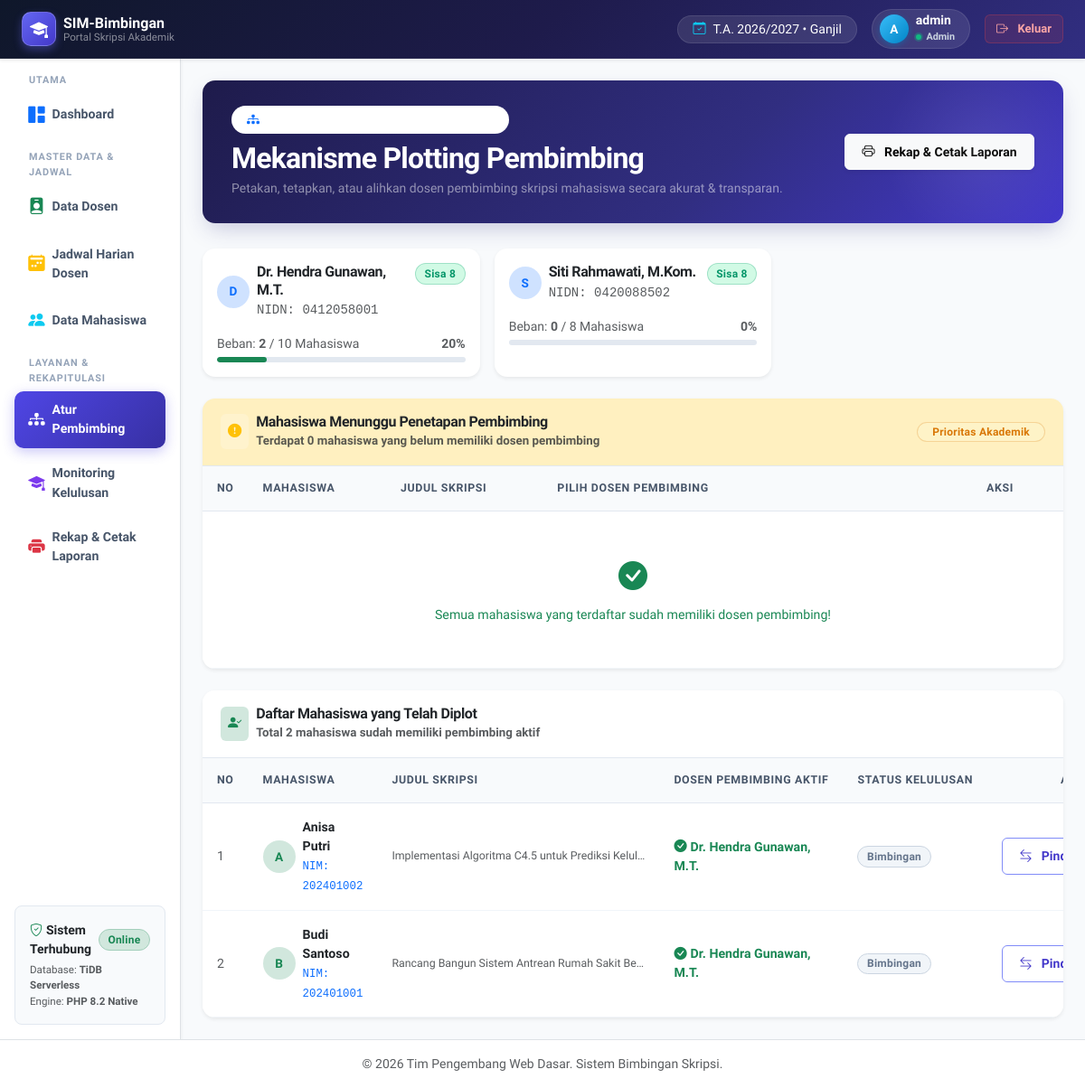
Page /admin/plot_pembimbing.php (signed in) on the committed database.
### tables this page shows
CREATE TABLE IF NOT EXISTS dosen (
    id INT AUTO_INCREMENT PRIMARY KEY,
    user_id INT NOT NULL,
    nidn VARCHAR(20) NOT NULL UNIQUE,
    nama_dosen VARCHAR(100) NOT NULL,
    email VARCHAR(100) NOT NULL,
    no_whatsapp VARCHAR(20),
    foto_profil VARCHAR(255) DEFAULT 'default.png',
    kuota_bimbingan INT DEFAULT 10,
    created_at TIMESTAMP DEFAULT CURRENT_TIMESTAMP,
    FOREIGN KEY (user_id) REFERENCES users(id) ON DELETE CASCADE
);

CREATE TABLE IF NOT EXISTS mahasiswa (
    id INT AUTO_INCREMENT PRIMARY KEY,
    user_id INT NOT NULL,
    nim VARCHAR(20) NOT NULL UNIQUE,
    nama_lengkap VARCHAR(100) NOT NULL,
    judul_skripsi VARCHAR(255) DEFAULT 'Belum Ditentukan',
    dosen_pembimbing_id INT NULL,
    foto_profil VARCHAR(255) DEFAULT 'default.png',
    status_kelulusan ENUM('proses_bimbingan', 'siap_sidang', 'lulus') DEFAULT 'proses_bimbingan',
    created_at TIMESTAMP DEFAULT CURRENT_TIMESTAMP,
    FOREIGN KEY (user_id) REFERENCES users(id) ON DELETE CASCADE,
    FOREIGN KEY (dosen_pembimbing_id) REFERENCES dosen(id) ON DELETE SET NULL
);

### admin/plot_pembimbing.php (the view, shortened to what this page needs)
<?php
require_once '../config/database.php';
$queryDosen = "
    SELECT
        d.id,
        d.nama_dosen,
        d.nidn,
        d.kuota_bimbingan,
        COUNT(m.id) AS total_bimbingan,
        (d.kuota_bimbingan - COUNT(m.id)) AS sisa_kuota
    FROM dosen d
    LEFT JOIN mahasiswa m ON d.id = m.dosen_pembimbing_id
    GROUP BY d.id
    ORDER BY d.nama_dosen ASC
";
$dosen_list = $pdo->query($queryDosen)->fetchAll();
$queryBelum = "
    SELECT m.*, u.username
    FROM mahasiswa m
    INNER JOIN users u ON m.user_id = u.id
    WHERE m.dosen_pembimbing_id IS NULL
    ORDER BY m.id DESC
";
$mhs_belum_plot = $pdo->query($queryBelum)->fetchAll();
$querySudah = "
    SELECT m.*, u.username, d.nama_dosen, d.id as id_dosen_aktif
    FROM mahasiswa m
    INNER JOIN users u ON m.user_id = u.id
    INNER JOIN dosen d ON m.dosen_pembimbing_id = d.id
    ORDER BY m.nama_lengkap ASC
";
$mhs_sudah_plot = $pdo->query($querySudah)->fetchAll();
require_once '../templates/header.php';
require_once '../templates/sidebar_admin.php';
?>
<div class="hero-banner d-flex flex-column flex-md-row justify-content-between align-items-md-center gap-3">
    <div>
        <div class="d-inline-flex align-items-center gap-2 px-3 py-1 rounded-pill bg-white bg-opacity-15 text-white small mb-2 border border-white border-opacity-10">
            <i class="bi bi-diagram-3-fill text-primary"></i>
            <span>Pemetaan Akademik & Kuota Bimbingan</span>
        </div>
        <h2 class="fw-bold text-white mb-1">Mekanisme Plotting Pembimbing</h2>
        <p class="text-white-50 small mb-0">Petakan, tetapkan, atau alihkan dosen pembimbing skripsi mahasiswa secara akurat & transparan.</p>
    </div>
    <div class="d-flex align-items-center gap-2">
        <a href="laporan_plotting.php" class="btn btn-light shadow-sm fw-bold">
            <i class="bi bi-printer me-1"></i> Rekap & Cetak Laporan
        </a>
    </div>
</div>
<div class="row g-3 mb-4">
    <?php foreach ($dosen_list as $dl):
        $persen = $dl['kuota_bimbingan'] > 0 ? min(100, round(($dl['total_bimbingan'] / $dl['kuota_bimbingan']) * 100)) : 0;
        $is_full = ($dl['sisa_kuota'] <= 0);
        $initial = strtoupper(substr($dl['nama_dosen'], 0, 1));
    ?>
        <div class="col-md-6 col-xl-4">
            <div class="card h-100 shadow-sm border-0 <?= $is_full ? 'border-danger' : ''; ?>">
                <div class="card-body p-3">
                    <div class="d-flex justify-content-between align-items-start mb-2">
                        <div class="d-flex align-items-center gap-2">
                            <div class="avatar-initial bg-primary-subtle text-primary">
                                <?= $initial; ?>
                            </div>
                            <div>
                                <h6 class="fw-bold text-dark mb-0"><?= htmlspecialchars($dl['nama_dosen']); ?></h6>
                                <span class="text-muted font-monospace small">NIDN: <?= htmlspecialchars($dl['nidn']); ?></span>
                            </div>
                        </div>
                        <span class="badge <?= $is_full ? 'bg-danger' : 'bg-success'; ?>">
                            <?= $is_full ? 'Penuh' : "Sisa {$dl['sisa_kuota']}"; ?>
                        </span>
                    </div>
                    <div class="d-flex justify-content-between small text-muted mb-1 mt-3">
                        <span>Beban: <strong><?= $dl['total_bimbingan']; ?></strong> / <?= $dl['kuota_bimbingan']; ?> Mahasiswa</span>
                        <span class="fw-semibold"><?= $persen; ?>%</span>
                    </div>
                    <div class="progress" style="height: 6px;">
                        <div class="progress-bar <?= $is_full ? 'bg-danger' : (($persen >= 75) ? 'bg-warning' : 'bg-success'); ?>"
                             style="width: <?= $persen; ?>%"></div>
                    </div>
                </div>
            </div>
        </div>
    <?php endforeach; ?>
</div>
<div class="card shadow-sm border-0 mb-4">
    <div class="card-header bg-warning bg-opacity-25 py-3 d-flex justify-content-between align-items-center">
        <div class="d-flex align-items-center gap-2">
            <span class="p-2 rounded bg-warning-subtle text-warning">
                <i class="bi bi-exclamation-circle-fill"></i>
            </span>
            <div>
                <h6 class="fw-bold mb-0 text-dark">Mahasiswa Menunggu Penetapan Pembimbing</h6>
                <small class="text-muted">Terdapat <?= count($mhs_belum_plot); ?> mahasiswa yang belum memiliki dosen pembimbing</small>
            </div>
        </div>
        <span class="badge bg-warning text-dark px-3 py-1">Prioritas Akademik</span>
    </div>
    <div class="card-body p-0">
        <div class="table-responsive">
            <table class="table table-hover align-middle mb-0">
                <thead class="table-light">
                    <tr>
                        <th class="ps-3" style="width: 50px;">No</th>
                        <th>Mahasiswa</th>
                        <th>Judul Skripsi</th>
                        <th style="min-width: 320px;">Pilih Dosen Pembimbing</th>
                        <th class="text-center" style="width: 140px;">Aksi</th>
                    </tr>
                </thead>
                <tbody>
                    <?php if (empty($mhs_belum_plot)): ?>
                        <tr>
                            <td colspan="5" class="text-center text-success py-5">
                                <i class="bi bi-check-circle-fill fs-2 d-block text-success mb-2"></i>
                                Semua mahasiswa yang terdaftar sudah memiliki dosen pembimbing!
                            </td>
                        </tr>
                    <?php endif; ?>
                </tbody>
            </table>
        </div>
    </div>
</div>
<div class="card shadow-sm border-0">
    <div class="card-header bg-white py-3 d-flex justify-content-between align-items-center">
        <div class="d-flex align-items-center gap-2">
            <span class="p-2 rounded bg-success-subtle text-success">
                <i class="bi bi-person-check-fill"></i>
            </span>
            <div>
                <h6 class="fw-bold mb-0 text-dark">Daftar Mahasiswa yang Telah Diplot</h6>
                <small class="text-muted">Total <?= count($mhs_sudah_plot); ?> mahasiswa sudah memiliki pembimbing aktif</small>
            </div>
        </div>
    </div>
    <div class="card-body p-0">
        <div class="table-responsive">
            <table class="table table-hover align-middle mb-0">
                <thead class="table-light">
                    <tr>
                        <th class="ps-3" style="width: 50px;">No</th>
                        <th>Mahasiswa</th>
                        <th>Judul Skripsi</th>
                        <th>Dosen Pembimbing Aktif</th>
                        <th>Status Kelulusan</th>
                        <th class="text-center" style="width: 170px;">Aksi</th>
                    </tr>
                </thead>
                <tbody>
                    <?php if (empty($mhs_sudah_plot)): ?>
                        <tr>
                            <td colspan="6" class="text-center text-muted py-5">
                                <i class="bi bi-inbox fs-2 d-block text-secondary mb-2"></i>
                                Belum ada mahasiswa yang diplot ke dosen.
                            </td>
                        </tr>
                    <?php else: ?>
                        <?php
                        $no = 1;
                        foreach ($mhs_sudah_plot as $m):
                            $initial = strtoupper(substr($m['nama_lengkap'], 0, 1));
                        ?>
                            <tr>
                                <td class="ps-3 text-muted"><?= $no++; ?></td>
                                <td>
                                    <div class="d-flex align-items-center gap-2">
                                        <div class="avatar-initial bg-success-subtle text-success">
                                            <?= $initial; ?>
                                        </div>
                                        <div>
                                            <div class="fw-bold text-dark"><?= htmlspecialchars($m['nama_lengkap']); ?></div>
                                            <span class="font-monospace text-primary small">NIM: <?= htmlspecialchars($m['nim']); ?></span>
                                        </div>
                                    </div>
                                </td>
                                <td>
                                    <small class="text-muted d-block text-truncate" style="max-width: 280px;" title="<?= htmlspecialchars($m['judul_skripsi']); ?>">
                                        <?= htmlspecialchars($m['judul_skripsi']); ?>
                                    </small>
                                </td>
                                <td>
                                    <span class="fw-semibold text-success"><i class="bi bi-check-circle-fill me-1"></i><?= htmlspecialchars($m['nama_dosen']); ?></span>
                                </td>
                                <td>
                                    <?php if ($m['status_kelulusan'] === 'lulus'): ?>
                                        <span class="badge bg-success">Lulus</span>
                                    <?php elseif ($m['status_kelulusan'] === 'siap_sidang'): ?>
                                        <span class="badge bg-primary">Siap Sidang</span>
                                    <?php else: ?>
                                        <span class="badge bg-secondary">Bimbingan</span>
                                    <?php endif; ?>
                                </td>
                                <td class="text-center">
                                    <div class="btn-group btn-group-sm">
                                        <button type="button" class="btn btn-outline-primary btn-pindah"
                                                data-bs-toggle="modal"
                                                data-bs-target="#modalPindahPembimbing"
                                                data-mid="<?= $m['id']; ?>"
                                                data-nama="<?= htmlspecialchars($m['nama_lengkap']); ?>"
                                                data-nim="<?= htmlspecialchars($m['nim']); ?>"
                                                data-dosenaktif="<?= $m['id_dosen_aktif']; ?>"
                                                title="Pindah / Ganti Pembimbing">
                                            <i class="bi bi-arrow-left-right me-1"></i>Pindah
                                        </button>
                                    </div>
                                </td>
                            </tr>
                        <?php endforeach; ?>
                    <?php endif; ?>
                </tbody>
            </table>
        </div>
    </div>
</div>
<?php
require_once '../templates/footer.php';
?>

### assets/css/style.css (style rules this page uses)
:root { --primary: #4338ca; --primary-hover: #3730a3; --primary-subtle: #e0e7ff; --primary-gradient: linear-gradient(135deg, #4f46e5 0%, #3730a3 100%); --success: #059669; --success-subtle: #d1fae5; --warning: #d97706; --warning-subtle: #fef3c7; --danger: #dc2626; --danger-subtle: #fee2e2; --info: #0284c7; --info-subtle: #e0f2fe; --purple: #7c3aed; --purple-subtle: #ede9fe; --surface: #ffffff; --background: #f8fafc; --text-main: #0f172a; --text-muted: #64748b; --border-color: #e2e8f0; --border-focus: #818cf8; --radius-sm: 0.375rem; --radius-md: 0.625rem; --radius-lg: 0.875rem; --radius-xl: 1.25rem; --shadow-subtle: 0 1px 3px rgba(0, 0, 0, 0.05), 0 1px 2px rgba(0, 0, 0, 0.03); --shadow-card: 0 4px 6px -1px rgba(0, 0, 0, 0.05), 0 2px 4px -2px rgba(0, 0, 0, 0.05); --shadow-hover: 0 12px 24px -4px rgba(0, 0, 0, 0.08), 0 4px 6px -2px rgba(0, 0, 0, 0.04); }
*, *::before, *::after { box-sizing: border-box; }
body { font-family: 'Plus Jakarta Sans', system-ui, -apple-system, BlinkMacSystemFont, "Segoe UI", Roboto, sans-serif; color: var(--text-main); background-color: var(--background); -webkit-font-smoothing: antialiased; -moz-osx-font-smoothing: grayscale; min-height: 100vh; display: flex; flex-direction: column; }
h1, h2, h3, h4, h5, h6 { font-weight: 700; letter-spacing: -0.025em; color: #0f172a; }
.hero-banner { background: linear-gradient(135deg, #1e1b4b 0%, #312e81 60%, #4338ca 100%); border-radius: var(--radius-lg); color: #ffffff; padding: 1.75rem 2rem; box-shadow: 0 10px 25px -5px rgba(49, 46, 129, 0.25); margin-bottom: 1.75rem; position: relative; overflow: hidden; }
.hero-banner::after { content: ''; position: absolute; right: -20px; bottom: -30px; width: 220px; height: 220px; background: radial-gradient(circle, rgba(255,255,255,0.08) 0%, rgba(255,255,255,0) 70%); border-radius: 50%; pointer-events: none; }
.avatar-initial { width: 36px; height: 36px; border-radius: 50%; display: flex; align-items: center; justify-content: center; font-weight: 700; font-size: 0.85rem; flex-shrink: 0; }
.card { border: 1px solid var(--border-color); border-radius: var(--radius-lg); background-color: var(--surface); box-shadow: var(--shadow-card); transition: transform 0.2s ease, box-shadow 0.2s ease; overflow: hidden; }
.card-header { background-color: #ffffff; border-bottom: 1px solid var(--border-color); font-weight: 700; font-size: 0.95rem; padding: 1rem 1.25rem; }
.btn { font-weight: 600; font-size: 0.875rem; border-radius: var(--radius-sm); padding: 0.55rem 1.15rem; transition: all 0.2s cubic-bezier(0.4, 0, 0.2, 1); display: inline-flex; align-items: center; justify-content: center; gap: 0.4rem; }
.btn-outline-primary { border-color: #818cf8; color: var(--primary); }
.table { margin-bottom: 0; color: #334155; }
.table th { background-color: #f8fafc; color: #475569; font-size: 0.775rem; font-weight: 700; text-transform: uppercase; letter-spacing: 0.05em; border-bottom: 1px solid var(--border-color); padding: 0.95rem 1rem; white-space: nowrap; }
.table td { padding: 1rem; border-bottom: 1px solid #f1f5f9; font-size: 0.885rem; vertical-align: middle; }
.table-hover tbody tr { transition: background-color 0.15s ease, transform 0.1s ease; }
.badge { font-weight: 600; font-size: 0.75rem; padding: 0.4em 0.8em; border-radius: 9999px; letter-spacing: 0.02em; display: inline-flex; align-items: center; gap: 0.3rem; }
.badge.bg-success { background-color: var(--success-subtle) !important; color: var(--success) !important; border: 1px solid rgba(5, 150, 105, 0.25); }
.badge.bg-warning { background-color: var(--warning-subtle) !important; color: var(--warning) !important; border: 1px solid rgba(217, 119, 6, 0.25); }
.badge.bg-secondary { background-color: #f1f5f9 !important; color: #64748b !important; border: 1px solid #cbd5e1; }
.progress { background-color: #e2e8f0; border-radius: 9999px; overflow: hidden; }
.progress-bar { border-radius: 9999px; transition: width 0.4s ease; }

### rows in the picture
dosen: nama_dosen "D", nama_dosen "Dr. Hendra Gunawan, M.T.", nidn "0412058001", sisa_kuota "8", total_bimbingan "2", kuota_bimbingan "10", persen "20"
dosen: nama_dosen "S", nama_dosen "Siti Rahmawati, M.Kom.", nidn "0420088502", sisa_kuota "8", total_bimbingan "0", kuota_bimbingan "8", persen "0"
mahasiswa: nama_lengkap "A", nama_lengkap "Anisa Putri", nim "202401002", judul_skripsi "Implementasi Algoritma C4.5 untuk Prediksi Kelul…", dosen_pembimbing.nama_dosen "Dr. Hendra Gunawan, M.T.", status_kelulusan "Bimbingan"
mahasiswa: nama_lengkap "B", nama_lengkap "Budi Santoso", nim "202401001", judul_skripsi "Rancang Bangun Sistem Antrean Rumah Sakit Be…", dosen_pembimbing.nama_dosen "Dr. Hendra Gunawan, M.T.", status_kelulusan "Bimbingan"

### other values in the picture
$user_initial "A"
$_SESSION['username'] "admin"
$_SESSION['role'] "Admin"
count($mhs_belum_plot) "0"
count($mhs_sudah_plot) "2"
